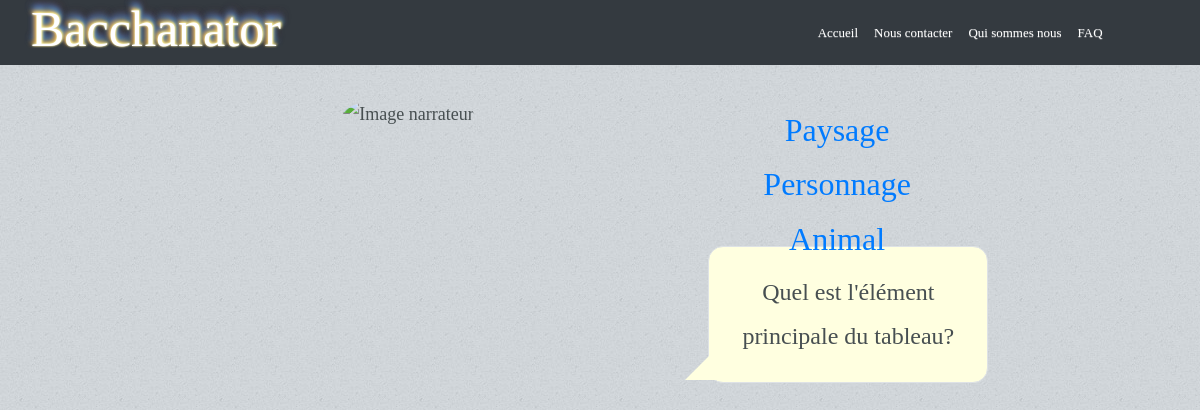
The page /jouer/ on the database as committed earlier.
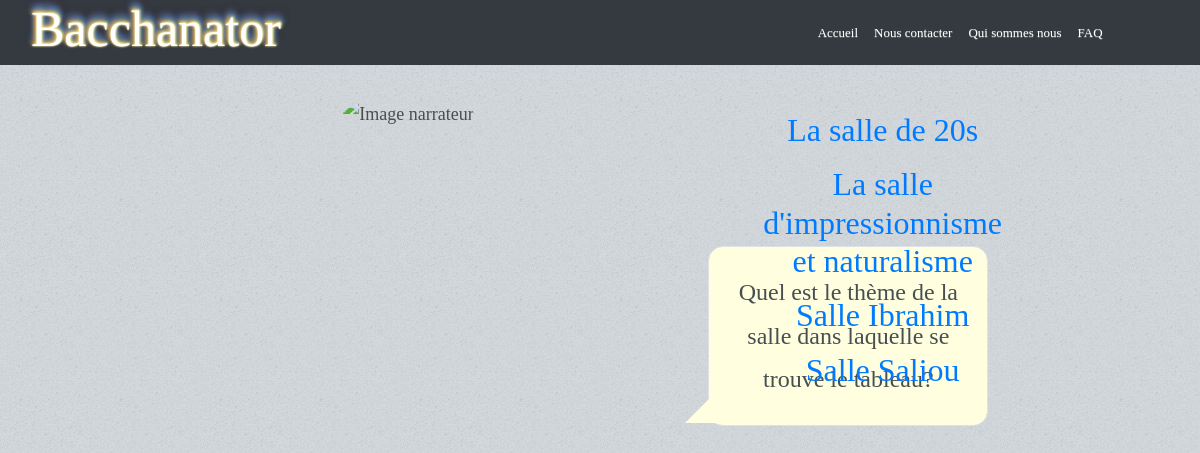
The same page on the database as committed later.
### blog/models.py (models this page shows, shortened)
class Question(models.Model):
    cleQuestion = models.IntegerField(primary_key = True)
    descriptionQuestion = models.CharField(max_length=200)
    reponses = models.ManyToManyField(Reponse, through='Associer')
    tags = models.ManyToManyField(Tag, through='Concerner')

class Associer(models.Model):
    reponse = models.ForeignKey(Reponse, on_delete=models.CASCADE)
    question = models.ForeignKey(Question, on_delete=models.CASCADE)
    tag = models.CharField(max_length=80, blank=True)
    no_tag = models.CharField(max_length=80, blank=True)

class Reponse(models.Model):
    cleReponse = models.IntegerField(primary_key=True)
    descriptionReponse = models.CharField(max_length= 200)

### blog/views.py (the view)
# urls.py: path('jouer/', views.jouer, name='play_button'),
def jouer(request):
    question = None
    associee = None
    if request.method == 'POST':
        form = AnswerForm(request.POST)
        print(form)
        if form.is_valid():
            tag = form.cleaned_data['tag']
            print( "tag = " + tag)
            no_tag = form.cleaned_data['no_tag']
            print(no_tag)
            question_asked = form.cleaned_data['question_asked']
            print("questions_asked = " + question_asked)
            question_asked = form.cleaned_data['question_asked']
            tags = request.session['tags']
            no_tags = request.session['no_tags']
            questions_asked = request.session['questions_asked']
            cletag = 0
            if tag!="":
                cletag =  Tag.objects.all().filter(tag = tag).values_list()[0][0]
                tags = tags + "," + str(cletag)
            else:
                cletag =  Tag.objects.all().filter(tag = no_tag).values_list()[0][0]
                no_tags = no_tags + "," + str(cletag)
            print(cletag)
            print("tags = " + tags)
            print(no_tags)
            print(questions_asked)
            if question_asked!="":
                questions_asked = questions_asked + "," +  question_asked
            request.session['tags'] = tags
            request.session['no_tags'] = no_tags
            request.session['questions_asked'] = questions_asked
            tags = tags.split(",")
            tags.remove('')
            no_tags = no_tags.split(",")
            no_tags.remove('')
            questions_asked = questions_asked.split(",")
            questions_asked.remove('')
            contain = Contenir.objects.all()
            concerns = Concerner.objects.all()
            print("Début for")
            print(concerns)
            for i in range(len(tags)):
                print("------------------------------------------------------")
                contain = contain.filter(image__tags = int(tags[i]))
                concerns = concerns.filter(question__tags = int(tags[i]))
                print(concerns)
            for i in range(len(no_tags)):
                contain = contain.exclude(image__tags = int(no_tags[i]))
                concerns = concerns.exclude(tag = int(no_tags[i]))
            print("Avant")
            for i in range(len(questions_asked)):
                concerns = concerns.exclude(question__cleQuestion = int(questions_asked[i]))
            print(contain)
            print(concerns)
            size_contain = len(contain.values('image').annotate(dcount=Count('image')) )
            print("******************************************")
            print(size_contain)
            size_concerns = concerns.count()
            if size_contain ==1:
                img = contain[0].image
                return render(request, 'blog/afficher_image.html', {'img': img})
            if size_concerns!=0:
                question = concerns[0].question
                if question.cleQuestion == question_asked and size_concerns>1:
                    question = concerns[1].question
                print(question)
                associee = Associer.objects.filter(question = question.cleQuestion)
                print(question.cleQuestion)
                print(associee)
    else:
        question = Question.objects.get(cleQuestion=1)
        associee = Associer.objects.filter(question = question)
        q = Associer.objects.filter(question = question).count()
    return render(request, 'blog/jouer.html', {'question': question, 'associee': associee})

### blog/templates/blog/jouer.html (shortened to what this page needs)
{% extends 'base.html' %} {% load static %} {% block titre %}Jouer{% endblock %} {% block question %}
<div class="container champs">
    <div class="col-sm-2"> </div>
    <div class="col-sm-8">
        <div class="row">
            <div class="col-sm-2"> </div>
            <div class="col-sm-10">
                <div class="personnage1 d-inline d-sm-inline-block ">
                    <img src="{% static 'img_site/bacchanator1.svg' %}" class="rounded-circle img" alt="Image narrateur" />
                </div>
                <div class="talk-bubble2 tri-right round border left-top" id="plus">
                    <div class="talktext">
                        <p class="p">{{ question.descriptionQuestion }}</p>
                    </div>
                </div>
                {% block reponse %}
                <div class="reponse">
                    <h2>
                        {% for a in associee %}
                        <p>
                            <a class="bouton" href="javascript:document.getElementById('{{ a.reponse.cleReponse }}').submit();">{{ a.reponse.descriptionReponse }} </a>
                        </p>
                        {% endfor %}
                    </h2>
                </div>
                {% endblock %}
            </div>
        </div>
    </div>
    <div class="col-sm-2"> </div>
</div>
{% endblock %}

### blog/templates/base.html (shortened to what this page needs)
<!DOCTYPE html>
{% load static %}
<html lang="fr">
    <head>
        <link rel="stylesheet" href="https://maxcdn.bootstrapcdn.com/bootstrap/4.0.0/css/bootstrap.min.css">
        <link rel="stylesheet" href="https://maxcdn.bootstrapcdn.com/bootstrap/3.3.4/css/bootstrap-theme.min.css">
        <link rel="stylesheet" href="{% static 'css/accueil.css'%}">
        <link rel="stylesheet" href="{% static 'css/base.css' %}">
        <link rel="stylesheet" href="{% static 'css/style_equipe.css' %}">
        <link rel="stylesheet" href="https://use.fontawesome.com/releases/v5.5.0/css/all.css" >
    </head>
    <body>
        <header>
            <nav class="navbar navbar-expand-md bg-dark navbar-light ">
                <div class="navbar-header col-sm-8"> <a class="navbar-brand text-white feu" href="{% url 'base' %}">Bacchanator</a> </div>
                <div id="navbarSupportedContent" class="collapse navbar-collapse col">
                    <ul class="navbar-nav mr-auto">
                        <li class="nav-item active"> <a class="nav-link text-white text" href="{% url 'base' %}">Accueil</a> </li>
                        <li class="nav-item"> <a class="nav-link text-white text" href="{% url 'contacter' %}">Nous contacter</a></li>
                        <li class="nav-item"> <a class="nav-link text-white text" href="{% url 'qui_sommes_nous' %}">Qui sommes nous</a></li>
                        <li class="nav-item"> <a class="nav-link text-white text" href="{% url 'faq' %}">FAQ</a></li>
                    </ul>
                </div>
            </nav>
        </header>
        <div>
            {% block question %}{% endblock %}
        </div>
    </body>
</html>

### blog/static/css/base.css (style rules this page uses)
body { background: #D4D9DD url('images/bg03.jpg'); color: #474f51; font-size: 13.5pt; font-family: 'Yanone Kaffeesatz'; line-height: 1.85em; font-weight: 300; }
.feu { font-family: 'Times New Roman', Times, serif; font-size: 50px; color: white; text-shadow: 0 0 2px #fefcc9, 1px -1px 3px #feec85, -2px -2px 4px #ffae34, 2px -4px 5px #5691b8, -2px -6px 6px #547fc0, 0 -8px 7px #587abb, 1px -9px 8px #451b0e; }
.text { font-size: small; }
.talk-bubble2 { left: 520px; margin: 20px; top: 260px; display: inline-block; position: absolute; width: 280px; height: auto; background-color: lightyellow; }
.round { border-radius: 15px; -webkit-border-radius: 15px; -moz-border-radius: 15px; }
.tri-right.left-top:after { content: ' '; position: absolute; width: 0; height: 0; left: -24px; right: auto; top: 2px; bottom: auto; border: 28px solid; border-color: lightyellow transparent transparent transparent; }
#plus { top: 160px; }
#plus:after { top: auto; bottom: 2px; border-color: transparent transparent lightyellow transparent; }
.talktext { padding: 1em; text-align: center; line-height: 1.8em; font-size: x-large; }
.talktext .p { -webkit-margin-before: 0em; -webkit-margin-after: 0em; }
.personnage, .personnage1 { position: relative; top: 30px; left: 160px; }
.img { width: 380px; height: 420px; }
.reponse { position: absolute; text-align: center; padding-top: 10px; padding-left: 580px; }

Rows that differ between the two databases and show on the page:
changed Question: descriptionQuestion "Quel est l'élément principale du tableau?" → "Quel est le thème de la salle dans laquelle se trouve le tableau?"
changed Associer: reponse.descriptionReponse "Paysage" → "La salle de 20s"
changed Associer: reponse.descriptionReponse "Personnage" → "La salle d'impressionnisme et naturalisme"
changed Associer: reponse.descriptionReponse "Animal" → "Salle Ibrahim"
added Associer: reponse.descriptionReponse "Salle Saliou"
